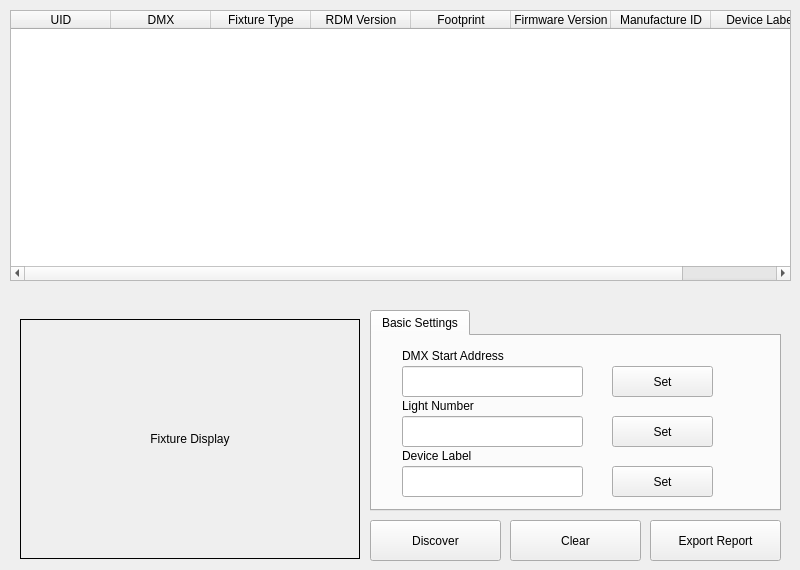
    <widget class="QWidget" name="addressing">
     <attribute name="title">
      <string>Addressing</string>
     </attribute>
     <widget class="QTableWidget" name="tableWidget_DiscoverFixtures">
      <property name="geometry">
       <rect>
        <x>10</x>
        <y>10</y>
        <width>781</width>
        <height>271</height>
       </rect>
      </property>
      <property name="styleSheet">
       <string notr="true"/>
      </property>
      <column>
       <property name="text">
        <string>UID</string>
       </property>
      </column>
      <column>
       <property name="text">
        <string>DMX</string>
       </property>
      </column>
      <column>
       <property name="text">
        <string>Fixture Type</string>
       </property>
      </column>
      <column>
       <property name="text">
        <string>RDM Version</string>
       </property>
      </column>
      <column>
       <property name="text">
        <string>Footprint</string>
       </property>
      </column>
      <column>
       <property name="text">
        <string>Firmware Version</string>
       </property>
      </column>
      <column>
       <property name="text">
        <string>Manufacture ID</string>
       </property>
      </column>
      <column>
       <property name="text">
        <string>Device Label</string>
       </property>
      </column>
     </widget>
     <widget class="QPushButton" name="pushButton_Discover">
      <property name="geometry">
       <rect>
        <x>370</x>
        <y>520</y>
        <width>131</width>
        <height>41</height>
       </rect>
      </property>
      <property name="text">
       <string>Discover</string>
      </property>
     </widget>
     <widget class="QTabWidget" name="tabWidget_2">
      <property name="geometry">
       <rect>
        <x>370</x>
        <y>310</y>
        <width>411</width>
        <height>201</height>
       </rect>
      </property>
      <property name="currentIndex">
       <number>0</number>
      </property>
      <widget class="QWidget" name="tab">
       <attribute name="title">
        <string>Basic Settings</string>
       </attribute>
       <widget class="QLabel" name="label_23">
        <property name="geometry">
         <rect>
          <x>30</x>
          <y>10</y>
          <width>141</width>
          <height>20</height>
         </rect>
        </property>
        <property name="text">
         <string>DMX Start Address</string>
        </property>
       </widget>
       <widget class="QLineEdit" name="lineEdit_DMXAddr">
        <property name="enabled">
         <bool>true</bool>
        </property>
        <property name="geometry">
         <rect>
          <x>30</x>
          <y>30</y>
          <width>181</width>
          <height>31</height>
         </rect>
        </property>
       </widget>
       <widget class="QPushButton" name="Button_DMXSet">
        <property name="enabled">
         <bool>true</bool>
        </property>
        <property name="geometry">
         <rect>
          <x>240</x>
          <y>30</y>
          <width>101</width>
          <height>31</height>
         </rect>
        </property>
        <property name="text">
         <string>Set</string>
        </property>
       </widget>
       <widget class="QLabel" name="label_25">
        <property name="geometry">
         <rect>
          <x>30</x>
          <y>110</y>
          <width>141</width>
          <height>20</height>
         </rect>
        </property>
        <property name="text">
         <string>Device Label</string>
        </property>
       </widget>
       <widget class="QLineEdit" name="lineEdit_DeviceLabel">
        <property name="enabled">
         <bool>true</bool>
        </property>
        <property name="geometry">
         <rect>
          <x>30</x>
          <y>130</y>
          <width>181</width>
          <height>31</height>
         </rect>
        </property>
       </widget>
       <widget class="QPushButton" name="Button_LabelSet">
        <property name="enabled">
         <bool>true</bool>
        </property>
        <property name="geometry">
         <rect>
          <x>240</x>
          <y>130</y>
          <width>101</width>
          <height>31</height>
         </rect>
        </property>
        <property name="text">
         <string>Set</string>
        </property>
       </widget>
       <widget class="QLabel" name="label_24">
        <property name="geometry">
         <rect>
          <x>30</x>
          <y>60</y>
          <width>141</width>
          <height>20</height>
         </rect>
        </property>
        <property name="text">
         <string>Light Number</string>
        </property>
       </widget>
       <widget class="QLineEdit" name="lineEdit_LightNo">
        <property name="enabled">
         <bool>true</bool>
        </property>
        <property name="geometry">
         <rect>
          <x>30</x>
          <y>80</y>
          <width>181</width>
          <height>31</height>
         </rect>
        </property>
       </widget>
       <widget class="QPushButton" name="Button_LightNo">
        <property name="enabled">
         <bool>true</bool>
        </property>
        <property name="geometry">
         <rect>
          <x>240</x>
          <y>80</y>
          <width>101</width>
          <height>31</height>
         </rect>
        </property>
        <property name="toolTip">
         <string>&lt;html&gt;&lt;head/&gt;&lt;body&gt;&lt;p&gt;Light Number is only valid if ALL lights have exactly 3 Channels&lt;/p&gt;&lt;/body&gt;&lt;/html&gt;</string>
        </property>
        <property name="text">
         <string>Set</string>
        </property>
       </widget>
      </widget>
     </widget>
     <widget class="QPushButton" name="pushButton_Export">
      <property name="geometry">
       <rect>
        <x>650</x>
        <y>520</y>
        <width>131</width>
        <height>41</height>
       </rect>
      </property>
      <property name="text">
       <string>Export Report</string>
      </property>
     </widget>
     <widget class="QLabel" name="label_fixture">
      <property name="geometry">
       <rect>
        <x>20</x>
        <y>319</y>
        <width>340</width>
        <height>240</height>
       </rect>
      </property>
      <property name="frameShape">
       <enum>QFrame::Box</enum>
      </property>
      <property name="frameShadow">
       <enum>QFrame::Plain</enum>
      </property>
      <property name="text">
       <string>Fixture Display</string>
      </property>
      <property name="alignment">
       <set>Qt::AlignCenter</set>
      </property>
     </widget>
     <widget class="QPushButton" name="Clear">
      <property name="geometry">
       <rect>
        <x>510</x>
        <y>520</y>
        <width>131</width>
        <height>41</height>
       </rect>
      </property>
      <property name="text">
       <string>Clear</string>
      </property>
     </widget>
    </widget>
